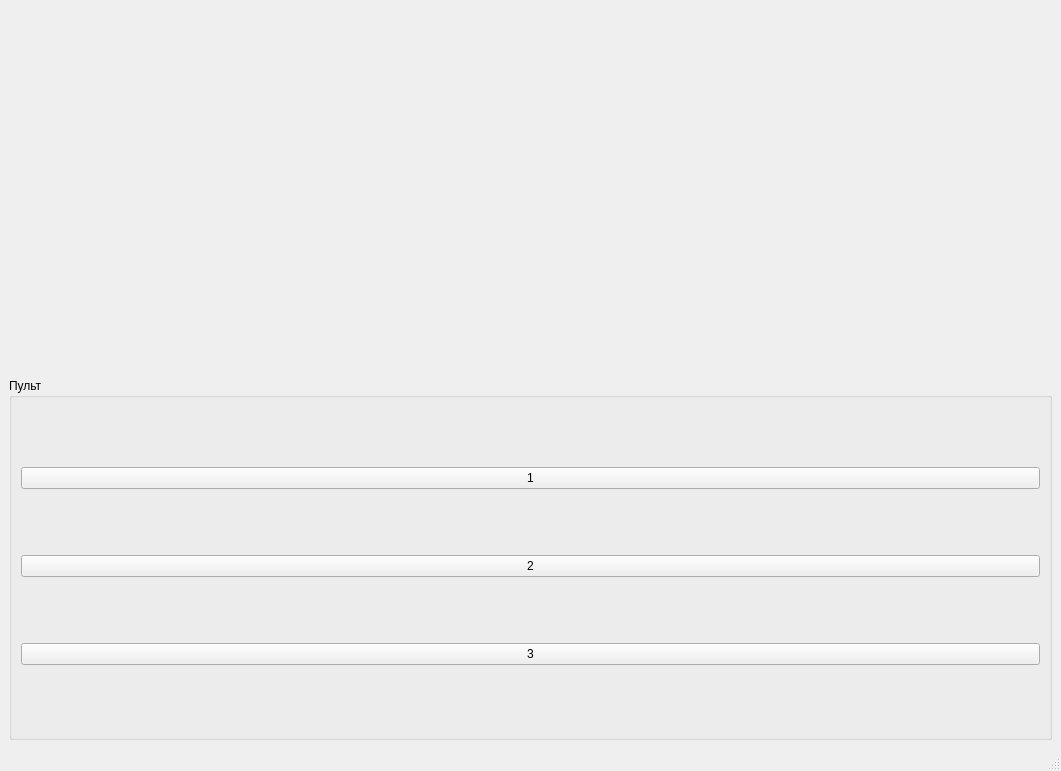
<?xml version="1.0" encoding="UTF-8"?>
<ui version="4.0">
 <class>MainWindow</class>
 <widget class="QMainWindow" name="MainWindow">
  <property name="geometry">
   <rect>
    <x>0</x>
    <y>0</y>
    <width>1061</width>
    <height>771</height>
   </rect>
  </property>
  <property name="minimumSize">
   <size>
    <width>150</width>
    <height>300</height>
   </size>
  </property>
  <property name="windowTitle">
   <string>MainWindow</string>
  </property>
  <widget class="QWidget" name="centralwidget">
   <layout class="QVBoxLayout" name="verticalLayout_2">
    <item>
     <layout class="QHBoxLayout" name="horizontalLayout">
      <item>
       <widget class="BulbDrawer" name="bulbDrawer1" native="true">
        <property name="minimumSize">
         <size>
          <width>150</width>
          <height>300</height>
         </size>
        </property>
       </widget>
      </item>
      <item>
       <widget class="BulbDrawer" name="bulbDrawer2" native="true">
        <property name="minimumSize">
         <size>
          <width>150</width>
          <height>300</height>
         </size>
        </property>
       </widget>
      </item>
      <item>
       <widget class="BulbDrawer" name="bulbDrawer3" native="true">
        <property name="minimumSize">
         <size>
          <width>150</width>
          <height>300</height>
         </size>
        </property>
       </widget>
      </item>
     </layout>
    </item>
    <item>
     <widget class="QGroupBox" name="groupBox">
      <property name="title">
       <string>Пульт</string>
      </property>
      <layout class="QVBoxLayout" name="verticalLayout">
       <item>
        <widget class="QPushButton" name="pushButton1">
         <property name="sizePolicy">
          <sizepolicy hsizetype="Minimum" vsizetype="Fixed">
           <horstretch>0</horstretch>
           <verstretch>0</verstretch>
          </sizepolicy>
         </property>
         <property name="text">
          <string>1</string>
         </property>
        </widget>
       </item>
       <item>
        <widget class="QPushButton" name="pushButton2">
         <property name="text">
          <string>2</string>
         </property>
        </widget>
       </item>
       <item>
        <widget class="QPushButton" name="pushButton3">
         <property name="text">
          <string>3</string>
         </property>
        </widget>
       </item>
      </layout>
     </widget>
    </item>
   </layout>
  </widget>
  <widget class="QMenuBar" name="menubar">
   <property name="geometry">
    <rect>
     <x>0</x>
     <y>0</y>
     <width>1061</width>
     <height>22</height>
    </rect>
   </property>
  </widget>
  <widget class="QStatusBar" name="statusbar"/>
 </widget>
 <customwidgets>
  <customwidget>
   <class>BulbDrawer</class>
   <extends>QWidget</extends>
   <header>bulbdrawer.h</header>
   <container>1</container>
  </customwidget>
 </customwidgets>
 <resources/>
 <connections/>
</ui>
